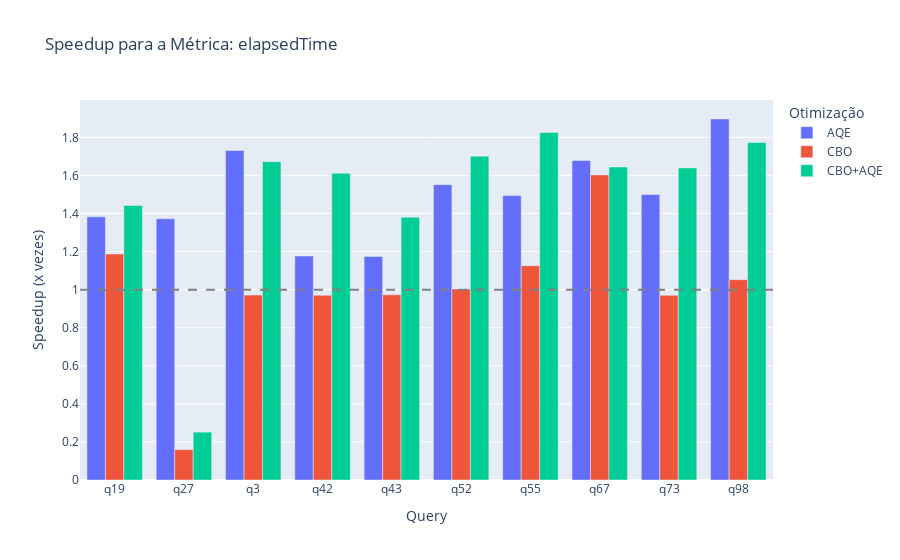
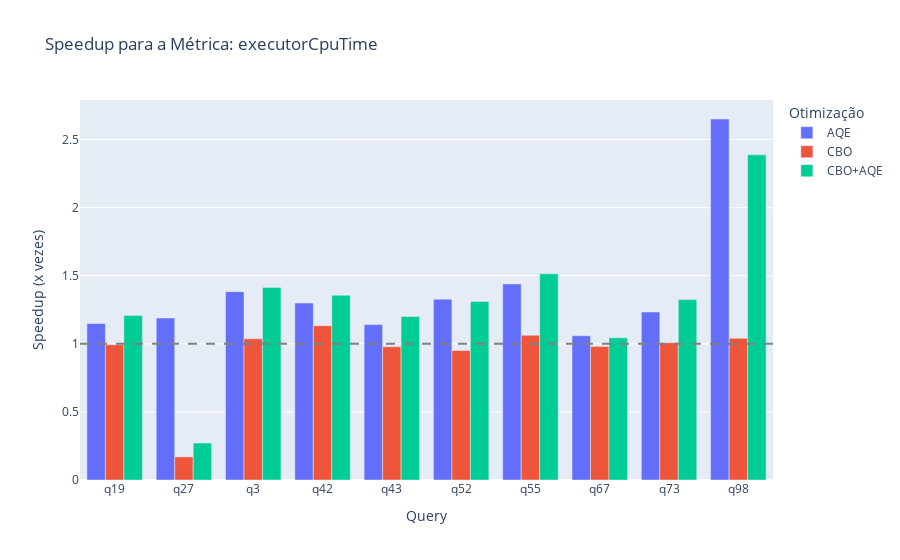

Source (notebook cell) for these figures, in order:
### Code cell
import json

# Lista de métricas para análise
metrics = [
    "elapsedTime",
    "executorCpuTime",
    "peakExecutionMemory",
    "shuffleTotalBytesRead",
    "shuffleBytesWritten",
    "bytesRead",
    "bytesWritten"
]

# Iterar sobre cada métrica e criar um gráfico de speedup
for metric in metrics:
    # Calcular o speedup para a métrica atual
    pivot_metric_df = df_all_queries.pivot_table(
        index=['query'], 
        columns='execution_mode', 
        values=metric
    ).reset_index()

    # Adicionar colunas de speedup
    if 'wo' in pivot_metric_df.columns:
        if 'aqe' in pivot_metric_df.columns:
            pivot_metric_df['speedup_aqe'] = pivot_metric_df['wo'] / pivot_metric_df['aqe']
        if 'cbo' in pivot_metric_df.columns:
            pivot_metric_df['speedup_cbo'] = pivot_metric_df['wo'] / pivot_metric_df['cbo']
        if 'cboaqe' in pivot_metric_df.columns:
            pivot_metric_df['speedup_cboaqe'] = pivot_metric_df['wo'] / pivot_metric_df['cboaqe']

    # Transformar para formato long para plotagem
    speedup_cols = [col for col in pivot_metric_df.columns if col.startswith('speedup_')]
    if speedup_cols:
        speedup_metric_df = pivot_metric_df.melt(
            id_vars=['query'],
            value_vars=speedup_cols,
            var_name='optimization',
            value_name='speedup'
        )
        
        # Melhorar rótulos para o gráfico
        speedup_metric_df['optimization'] = speedup_metric_df['optimization'].str.replace('speedup_', '')
        speedup_metric_df['optimization'] = speedup_metric_df['optimization'].map({
            'aqe': 'AQE',
            'cbo': 'CBO',
            'cboaqe': 'CBO+AQE'
        })
        
        # Plotar o gráfico de speedup para a métrica atual
        fig_metric_speedup = px.bar(
            speedup_metric_df,
            x='query',
            y='speedup',
            color='optimization',
            barmode='group',
            title=f'Speedup para a Métrica: {metric}',
            labels={'speedup': 'Speedup (x vezes)', 'query': 'Query', 'optimization': 'Otimização'}
        )
        fig_metric_speedup.update_layout(xaxis={'categoryorder': 'category ascending'})
        fig_metric_speedup.add_hline(y=1, line_dash="dash", line_color="gray")
        fig_metric_speedup.show()
        
        # Converter os resultados para JSON e imprimir
        json_result = speedup_metric_df.to_json(orient='records', indent=4)
        print(f"Resultados para a métrica {metric} em formato JSON:")
        print(json_result)

### Figure 1 — Plotly figure (JSON) as saved in the notebook; plotly's stock layout.template omitted (floating-point values rounded to 4 significant figures)
{"data": [{"alignmentgroup": "True", "hovertemplate": "Otimização=AQE<br>Query=%{x}<br>Speedup (x vezes)=%{y}<extra></extra>", "legendgroup": "AQE", "marker": {"color": "#636efa", "pattern": {"shape": ""}}, "name": "AQE", "offsetgroup": "AQE", "orientation": "v", "showlegend": true, "textposition": "auto", "type": "bar", "x": ["q19", "q27", "q3", "q42", "q43", "q52", "q55", "q67", "q73", "q98"], "xaxis": "x", "y": [1.382, 1.372, 1.731, 1.176, 1.174, 1.551, 1.494, 1.678, 1.5, 1.896], "yaxis": "y"}, {"alignmentgroup": "True", "hovertemplate": "Otimização=CBO<br>Query=%{x}<br>Speedup (x vezes)=%{y}<extra></extra>", "legendgroup": "CBO", "marker": {"color": "#EF553B", "pattern": {"shape": ""}}, "name": "CBO", "offsetgroup": "CBO", "orientation": "v", "showlegend": true, "textposition": "auto", "type": "bar", "x": ["q19", "q27", "q3", "q42", "q43", "q52", "q55", "q67", "q73", "q98"], "xaxis": "x", "y": [1.187, 0.1595, 0.9713, 0.9703, 0.973, 1.004, 1.125, 1.603, 0.97, 1.052], "yaxis": "y"}, {"alignmentgroup": "True", "hovertemplate": "Otimização=CBO+AQE<br>Query=%{x}<br>Speedup (x vezes)=%{y}<extra></extra>", "legendgroup": "CBO+AQE", "marker": {"color": "#00cc96", "pattern": {"shape": ""}}, "name": "CBO+AQE", "offsetgroup": "CBO+AQE", "orientation": "v", "showlegend": true, "textposition": "auto", "type": "bar", "x": ["q19", "q27", "q3", "q42", "q43", "q52", "q55", "q67", "q73", "q98"], "xaxis": "x", "y": [1.442, 0.2515, 1.672, 1.611, 1.38, 1.701, 1.826, 1.644, 1.639, 1.773], "yaxis": "y"}], "layout": {"barmode": "group", "legend": {"title": {"text": "Otimização"}, "tracegroupgap": 0}, "shapes": [{"line": {"color": "gray", "dash": "dash"}, "type": "line", "x0": 0, "x1": 1, "xref": "x domain", "y0": 1, "y1": 1, "yref": "y"}], "title": {"text": "Speedup para a Métrica: elapsedTime"}, "xaxis": {"anchor": "y", "categoryorder": "category ascending", "domain": [0, 1], "title": {"text": "Query"}}, "yaxis": {"anchor": "x", "domain": [0, 1], "title": {"text": "Speedup (x vezes)"}}}}

### Figure 2 — Plotly figure (JSON) as saved in the notebook; plotly's stock layout.template omitted (floating-point values rounded to 4 significant figures)
{"data": [{"alignmentgroup": "True", "hovertemplate": "Otimização=AQE<br>Query=%{x}<br>Speedup (x vezes)=%{y}<extra></extra>", "legendgroup": "AQE", "marker": {"color": "#636efa", "pattern": {"shape": ""}}, "name": "AQE", "offsetgroup": "AQE", "orientation": "v", "showlegend": true, "textposition": "auto", "type": "bar", "x": ["q19", "q27", "q3", "q42", "q43", "q52", "q55", "q67", "q73", "q98"], "xaxis": "x", "y": [1.149, 1.19, 1.383, 1.3, 1.141, 1.328, 1.44, 1.059, 1.234, 2.651], "yaxis": "y"}, {"alignmentgroup": "True", "hovertemplate": "Otimização=CBO<br>Query=%{x}<br>Speedup (x vezes)=%{y}<extra></extra>", "legendgroup": "CBO", "marker": {"color": "#EF553B", "pattern": {"shape": ""}}, "name": "CBO", "offsetgroup": "CBO", "orientation": "v", "showlegend": true, "textposition": "auto", "type": "bar", "x": ["q19", "q27", "q3", "q42", "q43", "q52", "q55", "q67", "q73", "q98"], "xaxis": "x", "y": [0.9939, 0.1698, 1.038, 1.133, 0.9786, 0.9509, 1.063, 0.9812, 1.008, 1.04], "yaxis": "y"}, {"alignmentgroup": "True", "hovertemplate": "Otimização=CBO+AQE<br>Query=%{x}<br>Speedup (x vezes)=%{y}<extra></extra>", "legendgroup": "CBO+AQE", "marker": {"color": "#00cc96", "pattern": {"shape": ""}}, "name": "CBO+AQE", "offsetgroup": "CBO+AQE", "orientation": "v", "showlegend": true, "textposition": "auto", "type": "bar", "x": ["q19", "q27", "q3", "q42", "q43", "q52", "q55", "q67", "q73", "q98"], "xaxis": "x", "y": [1.208, 0.2718, 1.413, 1.357, 1.201, 1.311, 1.514, 1.044, 1.325, 2.388], "yaxis": "y"}], "layout": {"barmode": "group", "legend": {"title": {"text": "Otimização"}, "tracegroupgap": 0}, "shapes": [{"line": {"color": "gray", "dash": "dash"}, "type": "line", "x0": 0, "x1": 1, "xref": "x domain", "y0": 1, "y1": 1, "yref": "y"}], "title": {"text": "Speedup para a Métrica: executorCpuTime"}, "xaxis": {"anchor": "y", "categoryorder": "category ascending", "domain": [0, 1], "title": {"text": "Query"}}, "yaxis": {"anchor": "x", "domain": [0, 1], "title": {"text": "Speedup (x vezes)"}}}}
